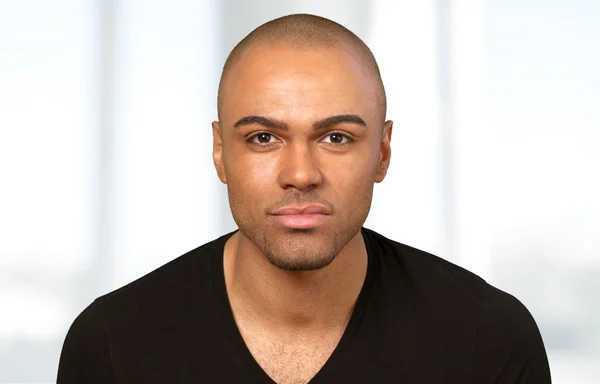
#> input picture python/resource/img/depositphotos_74950191-stock-photo-men-latin-american-and-hispanic.jpg, 600 x 384 px, found by its file name
$ python face_detection.py ../../resource/img/depositphotos_74950191-stock-photo-men-latin-american-and-hispanic.jpg ../../resource/img/depositphotos_74950191-stock-photo-men-latin-american-and-hispanic.jpg
#> lines starting #> are read from the running program, lines starting #| are printed output that depends on the picture; after the words box and inside, x2 and y2 are one past the last pixel; in counts of white or black regions, pixels touching at a corner belong together
import cv2

# imagePath = sys.argv[1]
# cascPath = sys.argv[2]

imagePath = "python/resource/img/depositphotos_74950191-stock-photo-men-latin-american-and-hispanic.jpg"
cascPath = "python/resource/haarcascade_frontalface_default.xml"

# Create the haar cascade
faceCascade = cv2.CascadeClassifier(cascPath)
# Read the image
image = cv2.imread(imagePath)
#> image is the input picture: shape (384, 600, 3); mean B, G, R 174, 181.3, 193.5
gray = cv2.cvtColor(image, cv2.COLOR_BGR2GRAY)
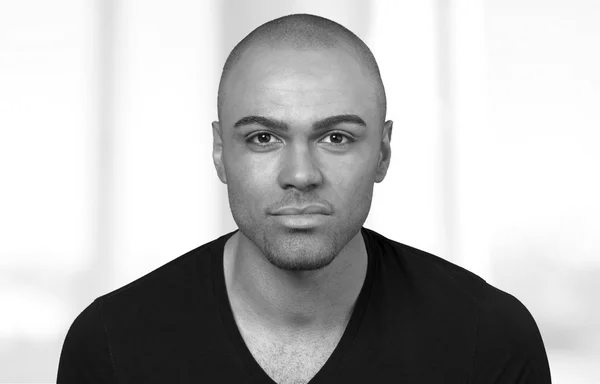
#> gray: shape (384, 600); min 0, max 255, mean 184.2

# Detect faces in the image
faces = faceCascade.detectMultiScale(
    gray,
    scaleFactor=1.1,
    minNeighbors=5,
    minSize=(30, 30),
    flags=cv2.CASCADE_SCALE_IMAGE
)
#> faces = [[212, 67, 179, 179]]

# Draw a rectangle around the faces
for (x, y, w, h) in faces:
    cv2.rectangle(image, (x, y), (x + w, y + h), (0, 255, 0), 2)
#> this loop made 1 pass
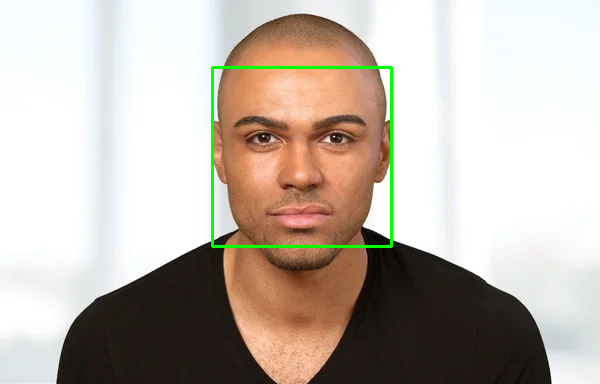
#> image: shape (384, 600, 3); 0.93% of pixels changed, all inside (x1, y1, x2, y2) = (211, 66, 393, 248)
cv2.imshow("Faces found", image)
cv2.waitKey(0)
